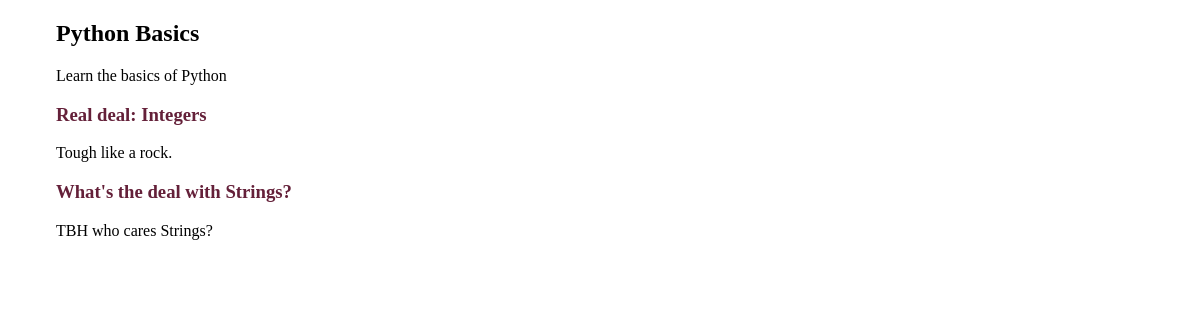
The page /courses/1/ on the database as committed earlier.
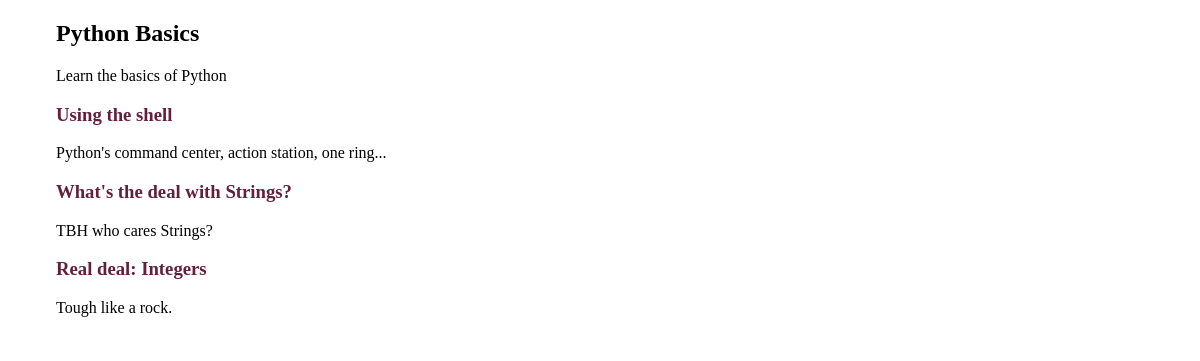
The same page on the database as committed later.
### courses/models.py (models this page shows, shortened)
class Step(models.Model):
    title = models.CharField(max_length=255)
    description = models.TextField()
    content = models.TextField(blank=True, default='')
    order = models.IntegerField(default=0)
    course = models.ForeignKey(Course)
    class Meta:
        ordering = ['order']

### courses/views.py (the view)
# urls.py: url(r'(?P<pk>\d+)/$', views.course_detail)
def course_detail(request, pk):
    course = get_object_or_404(Course, pk=pk)
    return render(request, 'courses/course_detail.html', {'course': course})

### courses/templates/courses/course_detail.html (shortened to what this page needs)
{% extends "layout.html" %}
{% block content %}
<article>
    <h2>{{ course.title }}</h2>
    <p>{{ course.description }}</p>
    <section>
        {% for step in course.step_set.all %}
            <h3><a href="{{ step.id }}">{{ step.title }}</a></h3>
            <p>{{ step.description }}</p>
        {% endfor %}
    </section>
</article>
{% endblock %}

Rows that differ between the two databases and show on the page:
added Step: title "Using the shell", description "Python's command center, action station, one ring..."
changed Step "What's the deal with Strings?": moves up the list
